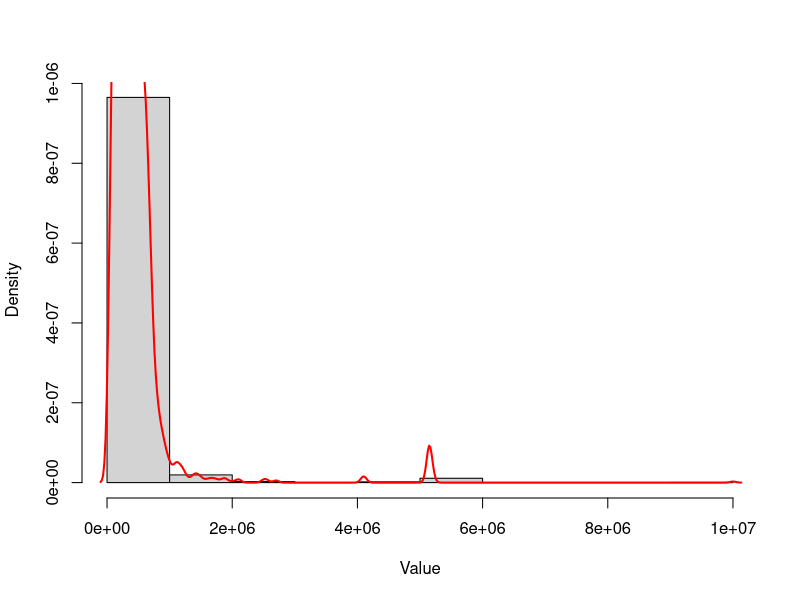
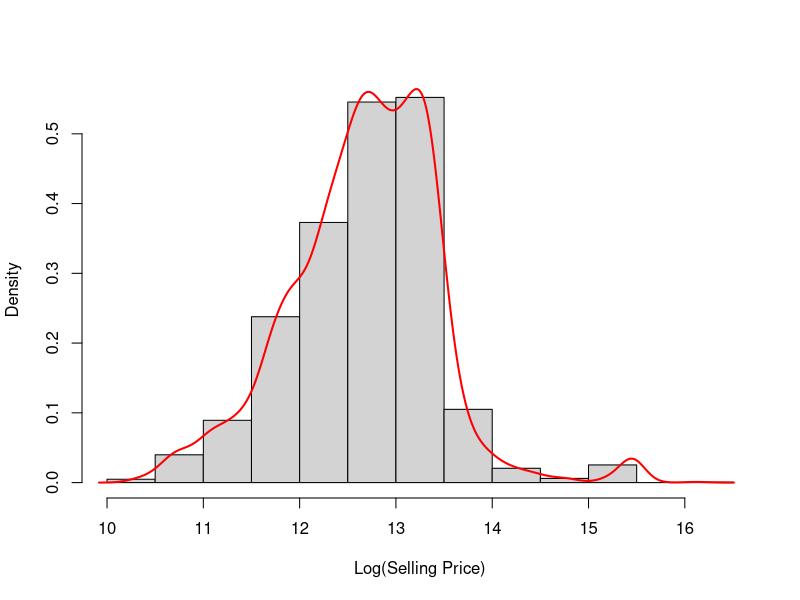
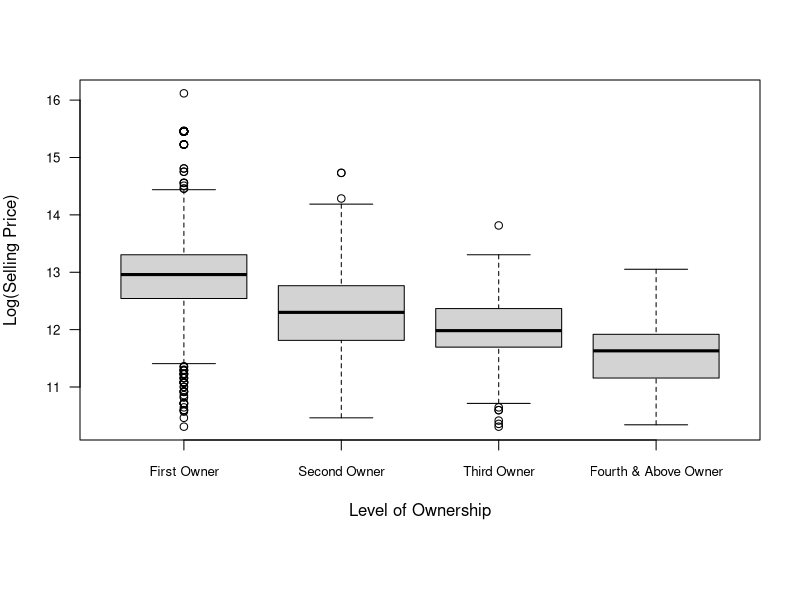

These figures' R source, in order: (Note: this script raises an error after producing the figures.)
## ---- chunk 1
# all library load statements here
library(caret)
library(knitr)
r.version <- "4.3.2"
seed.val <- 123456
## ---- chunk 2
data.df <- read.csv("dataset3.csv")
data.df <- na.omit(data.df)
data.df$transmission <- factor(data.df$transmission)
data.df$owner <- factor(data.df$owner)
data.df$seller_type <- factor(data.df$seller_type)
## ---- chunk 3
label = c("First Owner","Second Owner", "Third Owner","Fourth & Above Owner")
count = c("2204","801","233","76")
owner.tbl <- cbind(label,count)
kable(owner.tbl, caption = "Owner Comparison")
## ---- chunk 4
hist(data.df$selling_price, freq = FALSE, main = "", xlab = "Value",ylab = "Density")

lines(density(data.df$selling_price),col = "red",lwd=2)
## ---- chunk 5
# table of descriptive stats for the overall life expectancy
Statistics <- c("Min", "Mean","Median","StdDev","Max")
mn<-min(data.df$selling_price)
mx<-max(data.df$selling_price)
avg<-round(mean(data.df$selling_price), 2)
md<-median(data.df$selling_price)
std<-round(sd(data.df$selling_price), 2)
Value <- c(mn,avg,md,std,mx)
st.tbl <- cbind(Statistics, Value)
kable(st.tbl, caption="Overall Selling Price Descriptive Stats")
## ---- chunk 6

hist(log(data.df$selling_price), freq = FALSE, main = "", xlab = "Log(Selling Price)",ylab = "Density")

lines(density(log(data.df$selling_price)),col = "red",lwd=2)
## ---- chunk 7
data.df$owner <- trimws(data.df$owner)  # remove any stray spaces

data.df$owner <- factor(data.df$owner,levels = c("First Owner", "Second Owner", "Third Owner", "Fourth & Above Owner"))

par(mar = c(8,4,4,2))
boxplot(log(selling_price)~owner,data = data.df,main="",ylab = "Log(Selling Price)", xlab = "Level of Ownership", las=1,cex.axis=0.8)

## ---- chunk 8
# table of descriptive stats for the overall life expectancy
statistics <- c("Min", "Mean","Median","StdDev","Max")
#developed
data1<-first.df$selling_price
mn1<-min(data1)
mx1<-max(data1)
avg1<-round(mean(data1), 2)
md1<-median(data1)
std1<-round(sd(data1), 2)
first <- c(mn1,avg1,md1,std1,mx1)
#developing
data2<-second.df$selling_price
mn2<-min(data2)
mx2<-max(data2)
avg2<-round(mean(data2), 2)
md2<-median(data2)
std2<-round(sd(data2), 2)
second <- c(mn2,avg2,md2,std2,mx2)

data3<-third.df$selling_price
mn3<-min(data3)
mx3<-max(data3)
avg3<-round(mean(data3), 2)
md3<-median(data3)
std3<-round(sd(data3), 2)
third <- c(mn3,avg3,md3,std3,mx3)

data4<-fourth.df$selling_price
mn4<-min(data4)
mx4<-max(data4)
avg4<-round(mean(data4), 2)
md4<-median(data4)
std4<-round(sd(data4), 2)
fourth <- c(mn4,avg4,md4,std4,mx4)

tble.df<- data.frame(statistic, first, second, third, fourth)
kable(tble.df, caption="Selling Price per Status Descriptive Stats")

## ---- chunk 9
anova_result <- aov(log(selling_price)~owner,data = data.df)
TukeyHSD(anova_result)
## ---- chunk 10
fit.all <- lm(selling_price ~ km_driven+seller_type+transmission+owner+mileage+engine+max_power+seats, data = data.df)
vals <- coef(summary(fit.all))
colnames(vals)[4] <- "p value"
vals <- round(vals, 4)
kable(vals)
## ---- chunk 11
par(mfrow=c(1,2))
hist(fit.all$residuals, freq = FALSE, main = "", xlab = "Residuals", xlim = range(fit.all$residuals), ylim = c(0, max(density(fit.all$residuals)$y) * 1.1))
lines(density(fit.all$residuals), lwd = 2)


qqnorm(y=fit.all$residuals, main = "")
qqline(y=fit.all$residuals, datax = FALSE)
## ---- chunk 12
fit.log <- lm(log(selling_price) ~ log(km_driven) +seller_type+transmission+owner+mileage+engine+max_power+seats, data = data.df)
vals <- coef(summary(fit.log))
colnames(vals)[4] <- "p value"
vals <- round(vals, 4)
kable(vals)
## ---- chunk 13
par(mfrow=c(1,2))
hist(fit.log$residuals, freq = FALSE, main = "", xlab = "Residuals", xlim = range(fit.log$residuals), ylim = c(0, max(density(fit.log$residuals)$y) * 1.1))
lines(density(fit.log$residuals), lwd = 2)

qqnorm(y=fit.log$residuals, main = "")
qqline(y=fit.log$residuals, datax = FALSE)
## ---- chunk 14
fit.new <- lm(log(selling_price) ~ log(km_driven) * owner + seller_type + transmission + engine + max_power + mileage + seats, data = data.df)
new.vals <- coef(summary(fit.new))
colnames(new.vals)[4] <- "p value"
new.vals <- round(new.vals, 4)
kable(new.vals)
## ---- chunk 15
par(mfrow=c(1,2))
hist(fit.new$residuals, freq = FALSE, main = "", xlab = "Residuals", xlim = range(fit.new$residuals), ylim = c(0, max(density(fit.new$residuals)$y) * 1.1))
lines(density(fit.new$residuals), lwd = 2)


qqnorm(y=fit.new$residuals, main = "")
qqline(y=fit.new$residuals, datax = FALSE)
## ---- chunk 16
train.control <- trainControl(method = "cv", number = 10, p = 0.80) 
RNGversion(r.version)
set.seed(seed.val)

all.train <- train(selling_price ~ km_driven+seller_type+transmission+owner+mileage+engine+max_power+seats, data = data.df, method = "lm", trControl = train.control)
log.train <- train(log(selling_price) ~ log(km_driven)+seller_type+transmission+owner+mileage+engine+max_power+seats, data = data.df, method = "lm", trControl = train.control)
## ---- chunk 17
num.folds <- 10
rmse.all <- all.train$resample$RMSE
rmse.log <- log.train$resample$RMSE
plot(rmse.all, xlab = "Fold", xaxp = c(1, num.folds, num.folds-1), ylab = "RMSE", ylim=c(min(rmse.log), max(rmse.all)), col = "blue")
lines(rmse.all, col = "blue")
points(rmse.log, col="red")
lines(rmse.log, col = "red",lty = 2)
legend("bottomright", legend=c("Model 1", "Model 2"), col=c("blue", "red"), lty=1:2, cex=0.5)
## ---- chunk 18
label <- c("Model 1", "Model 2")
avg.rmse.all<-round(mean(rmse.all),2)
avg.rmse.log<-round(mean(rmse.log),2)
rmse <- c(avg.rmse.all, avg.rmse.log)
imb.tbl <- cbind(label, rmse)
kable(imb.tbl, caption="Mean RMSE for Models 1 and 2.")
